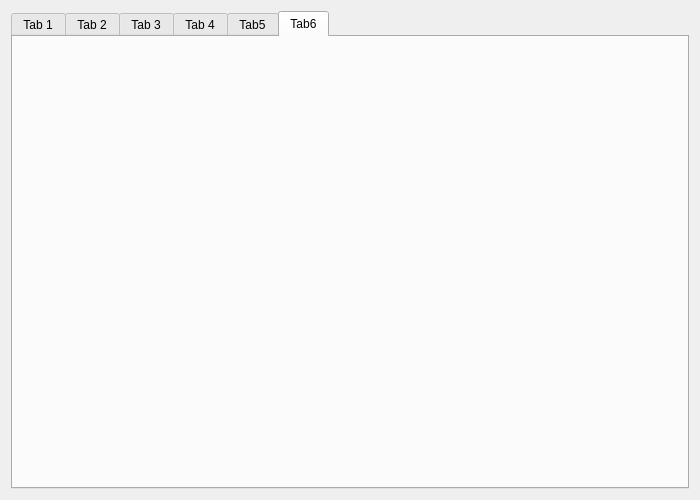
<?xml version="1.0" encoding="UTF-8"?>
<ui version="4.0">
 <class>MainWidget</class>
 <widget class="QWidget" name="MainWidget">
  <property name="geometry">
   <rect>
    <x>0</x>
    <y>0</y>
    <width>700</width>
    <height>500</height>
   </rect>
  </property>
  <property name="windowTitle">
   <string>MainWidget</string>
  </property>
  <layout class="QVBoxLayout" name="verticalLayout">
   <item>
    <widget class="QTabWidget" name="tabWidget">
     <property name="currentIndex">
      <number>5</number>
     </property>
     <widget class="QWidget" name="pTab1">
      <attribute name="title">
       <string>Tab 1</string>
      </attribute>
     </widget>
     <widget class="QWidget" name="pTab2">
      <attribute name="title">
       <string>Tab 2</string>
      </attribute>
     </widget>
     <widget class="QWidget" name="pTab3">
      <attribute name="title">
       <string>Tab 3</string>
      </attribute>
     </widget>
     <widget class="QWidget" name="pTab4">
      <attribute name="title">
       <string>Tab 4</string>
      </attribute>
     </widget>
     <widget class="QWidget" name="pTab5">
      <attribute name="title">
       <string>Tab5</string>
      </attribute>
     </widget>
     <widget class="QWidget" name="pTab6">
      <attribute name="title">
       <string>Tab6</string>
      </attribute>
     </widget>
    </widget>
   </item>
  </layout>
 </widget>
 <resources/>
 <connections/>
</ui>
